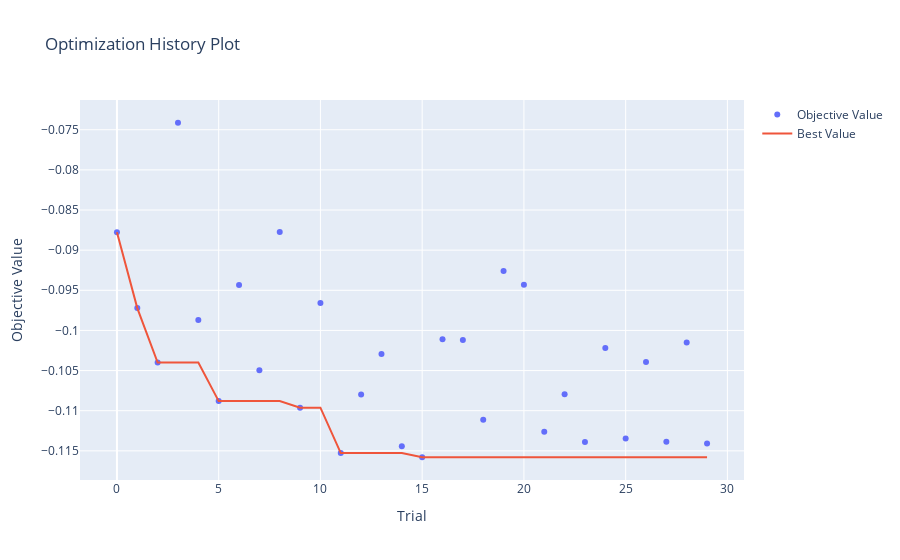
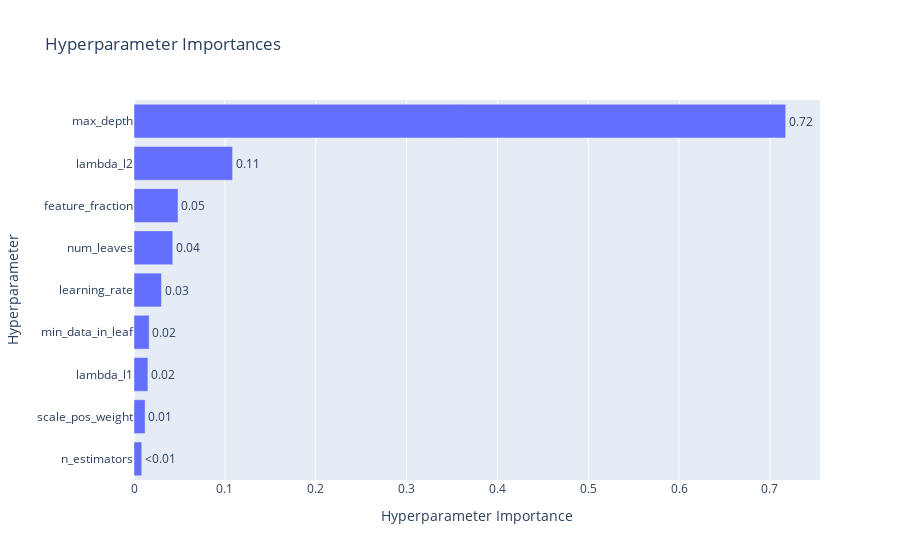

Notebook code for these charts, in order:
### Markdown cell above
#### Обучение

### Code cell
# Препроцессинг
low_cardinality = ["utm_medium", "traffic_type_cat", "device_browser", "geo_country", "geo_city"]
high_cardinality = ["utm_source"]

preprocessor = ColumnTransformer(
    transformers=[
        ("low_card", OneHotEncoder(handle_unknown="ignore"), low_cardinality),
        ("high_card", TargetEncoder(), high_cardinality),
        ("num", StandardScaler(), numeric_features),
        ("bin", "passthrough", binary_features)
    ]
)

# Целевая функция Optuna
def objective(trial):
    params = {
        "n_estimators": trial.suggest_int("n_estimators", 100, 500),
        "max_depth": trial.suggest_int("max_depth", 3, 10),
        "learning_rate": trial.suggest_float("learning_rate", 0.01, 0.3),
        "num_leaves": trial.suggest_int("num_leaves", 20, 200),
        "min_data_in_leaf": trial.suggest_int("min_data_in_leaf", 10, 100),
        "lambda_l1": trial.suggest_float("lambda_l1", 0.0, 10.0),
        "lambda_l2": trial.suggest_float("lambda_l2", 0.0, 10.0),
        "feature_fraction": trial.suggest_float("feature_fraction", 0.5, 1.0),
        "scale_pos_weight": trial.suggest_float("scale_pos_weight", 57.0, 68.0)
    }

    model = imbpipeline([
        ("preprocessor", preprocessor),
        ("smote", SMOTE(random_state=42)),
        ("classifier", LGBMClassifier(**params, random_state=42, verbose=-1))
    ])

    cv = StratifiedKFold(n_splits=3, shuffle=True, random_state=42)
    f1_scores = []
    cv_scores = []
    for train_idx, val_idx in cv.split(X_train, y_train):
        X_tr, y_tr = X_train.iloc[train_idx], y_train.iloc[train_idx]
        X_val, y_val = X_train.iloc[val_idx], y_train.iloc[val_idx]
        model.fit(X_tr, y_tr)
        y_pred_proba = model.predict_proba(X_val)[:, 1]
        y_pred = (y_pred_proba > 0.5).astype(int)
        
        roc_auc = roc_auc_score(y_val, y_pred_proba)
        pr_auc = average_precision_score(y_val, y_pred_proba)
        precision = precision_score(y_val, y_pred)
        recall = recall_score(y_val, y_pred)
        f1 = f1_score(y_val, y_pred)

        # Логирование метрик
        trial.set_user_attr("roc_auc", roc_auc)
        trial.set_user_attr("pr_auc", pr_auc)
        trial.set_user_attr("precision", precision)
        trial.set_user_attr("recall", recall)
        trial.set_user_attr("f1", f1)
        trial.set_user_attr("f1", f1)
        
        f1_scores.append(f1)
        cv_scores.append(roc_auc)

    return -np.mean(f1_scores)

from sklearn.metrics import f1_score

def find_optimal_threshold(y_true, y_proba):
    thresholds = np.linspace(0, 1, 100)
    best_f1 = 0
    best_threshold = 0.5
    for t in thresholds:
        y_pred = (y_proba > t).astype(int)
        f1 = f1_score(y_true, y_pred)
        if f1 > best_f1:
            best_f1 = f1
            best_threshold = t
    return best_threshold

# Запуск Optuna
study_lgbm = optuna.create_study(direction="minimize")
study_lgbm.optimize(objective, n_trials=12)

# Лучшая модель
best_params_lgbm = study_lgbm.best_params
model_optimized_lgbm = imbpipeline([
    ("preprocessor", preprocessor),
    ("smote", SMOTE(random_state=42)),
    ("classifier", LGBMClassifier(**best_params_lgbm, random_state=42, verbose=-1))
])
model_optimized_lgbm.fit(X_train, y_train)

# Подбор порога
y_proba_lgbm = model_optimized_lgbm.predict_proba(X_test)[:, 1]
optimal_threshold = find_optimal_threshold(y_test, y_proba_lgbm)
y_pred_lgbm = (y_proba_lgbm > optimal_threshold).astype(int)

# Вывод метрик
print(f"ROC-AUC: {roc_auc_score(y_test, y_proba_lgbm):.4f}")
print(f"PR-AUC: {average_precision_score(y_test, y_proba_lgbm):.4f}")
print(f"Precision: {precision_score(y_test, y_pred_lgbm):.4f}")
print(f"Recall: {recall_score(y_test, y_pred_lgbm):.4f}")
print(f"F1: {f1_score(y_test, y_pred_lgbm):.4f}")

# Визуализации
fig = plot_optimization_history(study_lgbm)
fig.show()

fig = plot_param_importances(study_lgbm)
fig.show()

### Figure 1 — Plotly figure (JSON) as saved in the notebook; plotly's stock layout.template omitted (floating-point values rounded to 4 significant figures)
{"data": [{"mode": "markers", "name": "Objective Value", "type": "scatter", "x": [0, 1, 2, 3, 4, 5, 6, 7, 8, 9, 10, 11, 12, 13, 14, 15, 16, 17, 18, 19, 20, 21, 22, 23, 24, 25, 26, 27, 28, 29], "y": [-0.08778, -0.09722, -0.104, -0.07413, -0.0987, -0.1088, -0.09433, -0.105, -0.08775, -0.1096, -0.09657, -0.1153, -0.108, -0.103, -0.1144, -0.1158, -0.1011, -0.1012, -0.1111, -0.09259, -0.09432, -0.1126, -0.1079, -0.1139, -0.1022, -0.1135, -0.1039, -0.1139, -0.1015, -0.1141]}, {"mode": "lines", "name": "Best Value", "type": "scatter", "x": [0, 1, 2, 3, 4, 5, 6, 7, 8, 9, 10, 11, 12, 13, 14, 15, 16, 17, 18, 19, 20, 21, 22, 23, 24, 25, 26, 27, 28, 29], "y": [-0.08778, -0.09722, -0.104, -0.104, -0.104, -0.1088, -0.1088, -0.1088, -0.1088, -0.1096, -0.1096, -0.1153, -0.1153, -0.1153, -0.1153, -0.1158, -0.1158, -0.1158, -0.1158, -0.1158, -0.1158, -0.1158, -0.1158, -0.1158, -0.1158, -0.1158, -0.1158, -0.1158, -0.1158, -0.1158]}, {"marker": {"color": "#cccccc"}, "mode": "markers", "name": "Infeasible Trial", "showlegend": false, "type": "scatter", "x": [], "y": []}], "layout": {"title": {"text": "Optimization History Plot"}, "xaxis": {"title": {"text": "Trial"}}, "yaxis": {"title": {"text": "Objective Value"}}}}

### Figure 2 — Plotly figure (JSON) as saved in the notebook; plotly's stock layout.template omitted (floating-point values rounded to 4 significant figures)
{"data": [{"cliponaxis": false, "hovertemplate": ["n_estimators (IntDistribution): 0.008539184587573023<extra></extra>", "scale_pos_weight (FloatDistribution): 0.012222010600300077<extra></extra>", "lambda_l1 (FloatDistribution): 0.015306814907608683<extra></extra>", "min_data_in_leaf (IntDistribution): 0.01668950832735106<extra></extra>", "learning_rate (FloatDistribution): 0.030274582585837814<extra></extra>", "num_leaves (IntDistribution): 0.04270643252515426<extra></extra>", "feature_fraction (FloatDistribution): 0.048471116333486094<extra></extra>", "lambda_l2 (FloatDistribution): 0.10850007740217554<extra></extra>", "max_depth (IntDistribution): 0.7172902727305134<extra></extra>"], "name": "Objective Value", "orientation": "h", "text": ["<0.01", "0.01", "0.02", "0.02", "0.03", "0.04", "0.05", "0.11", "0.72"], "textposition": "outside", "type": "bar", "x": [0.008539, 0.01222, 0.01531, 0.01669, 0.03027, 0.04271, 0.04847, 0.1085, 0.7173], "y": ["n_estimators", "scale_pos_weight", "lambda_l1", "min_data_in_leaf", "learning_rate", "num_leaves", "feature_fraction", "lambda_l2", "max_depth"]}], "layout": {"title": {"text": "Hyperparameter Importances"}, "xaxis": {"title": {"text": "Hyperparameter Importance"}}, "yaxis": {"title": {"text": "Hyperparameter"}}}}
